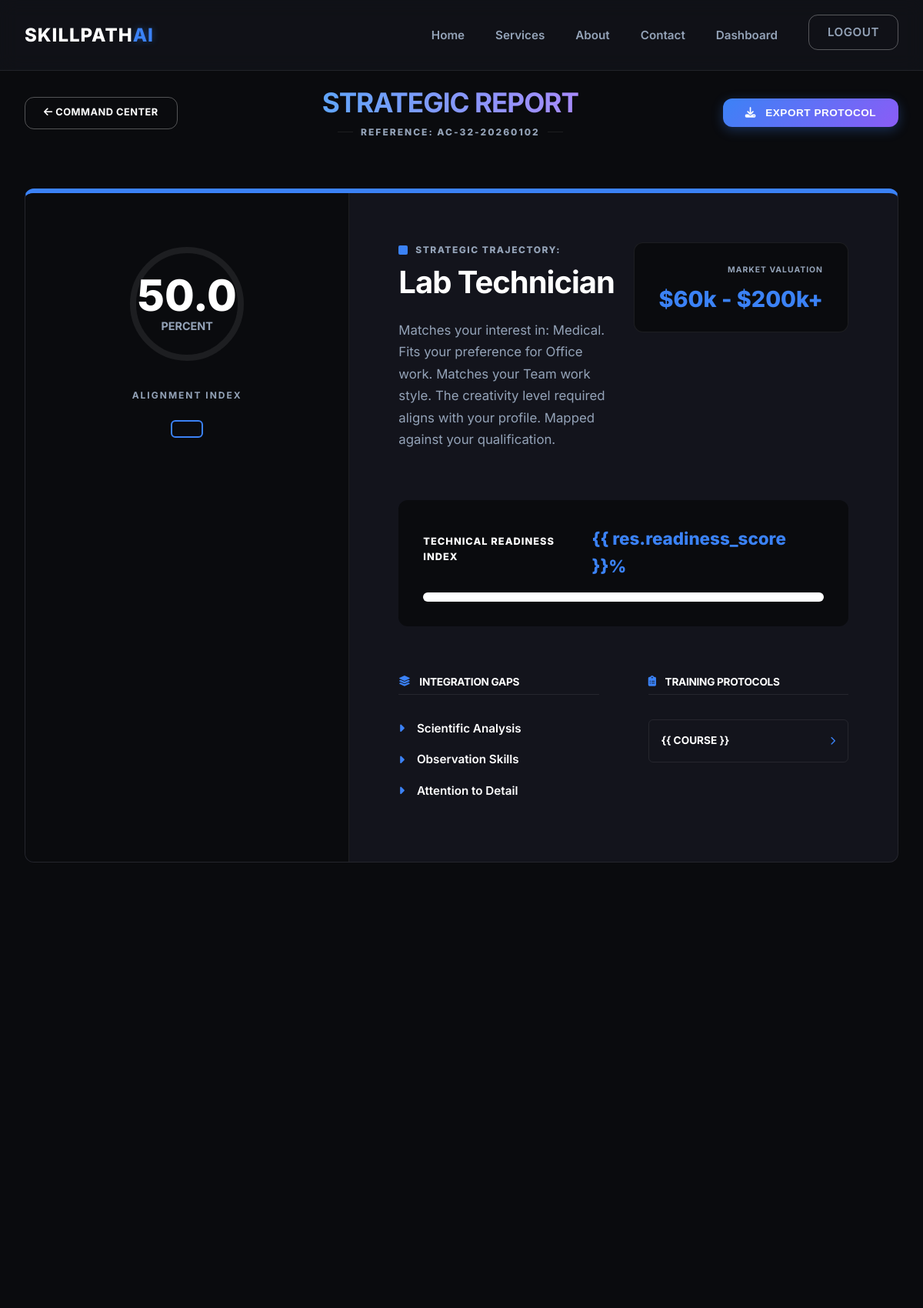
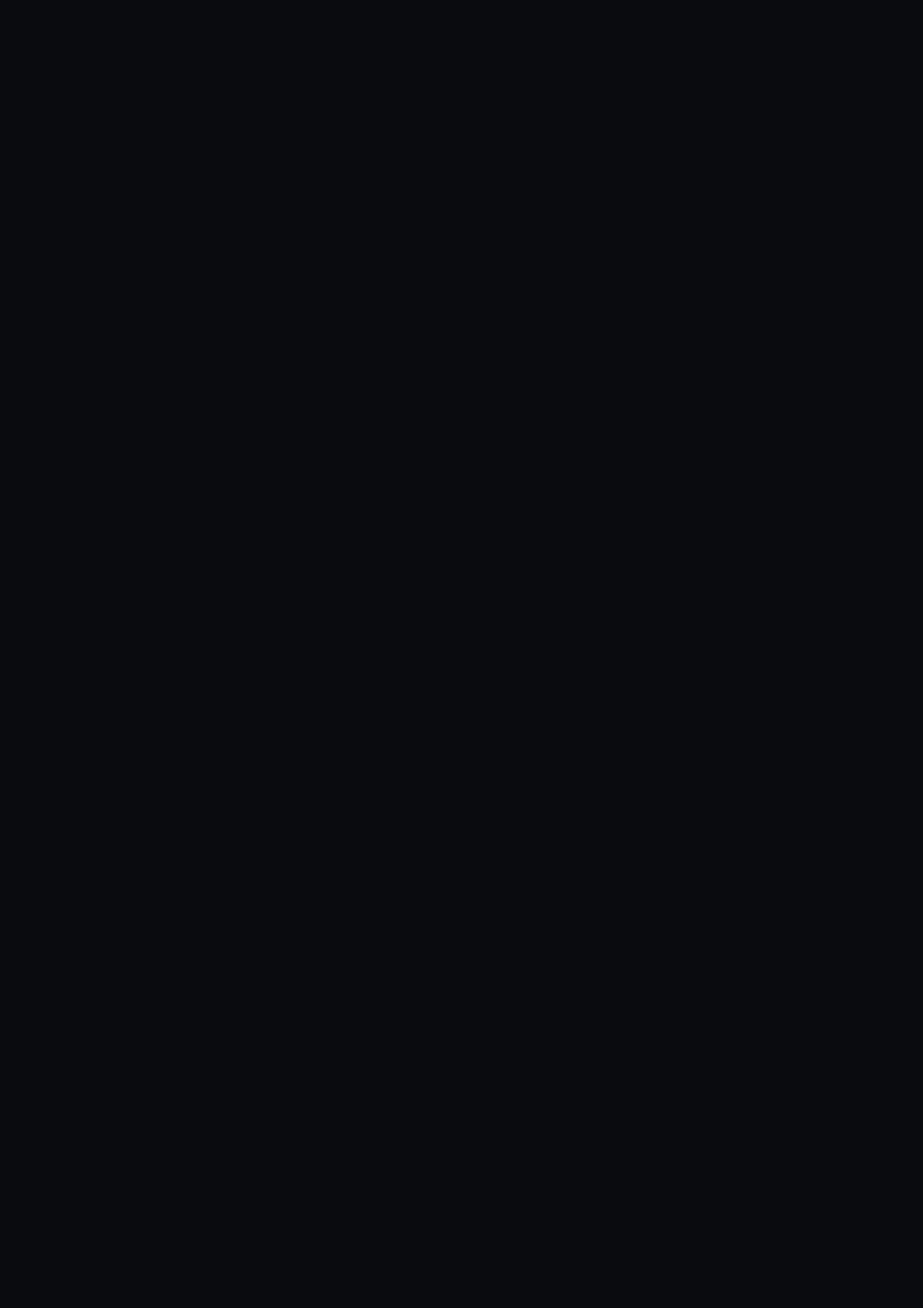
Page /result/32/ (signed in, upper part) on the committed database (2 pictures, top to bottom).
### recommender/models.py (models this page shows, shortened)
class UserRecommendation(models.Model):
    user = models.ForeignKey(User, on_delete=models.CASCADE, related_name='recommendations')
    selected_interests = models.ManyToManyField(Interest)
    selected_skills = models.ManyToManyField(Skill)
    education_level = models.CharField(max_length=100)
    preferred_work_type = models.CharField(max_length=50)
    recommended_careers = models.ManyToManyField(Career)
    results_json = models.TextField(blank=True, help_text="Stored scoring, reasoning and gap analysis")
    created_at = models.DateTimeField(auto_now_add=True)
    feedback_given = models.BooleanField(default=False)
    @property
    def results_data(self):
        if not self.results_json:
            return []
        try:
            data = json.loads(self.results_json)
            for item in data:
                if 'career_id' in item:
                    try:
                        item['career_id'] = int(item['career_id'])
                    except (ValueError, TypeError):
                        pass
            return data
        except:
            return []

class Career(models.Model):
    WORK_TYPE_CHOICES = [
        ('Office', 'Office'),
        ('Remote', 'Remote'),
        ('Field', 'Field'),
        ('Research', 'Research'),
    ]
    title = models.CharField(max_length=200, unique=True)
    description = models.TextField()
    interests = models.ManyToManyField(Interest, related_name='careers')
    skills = models.ManyToManyField(Skill, through='CareerSkillWeight', related_name='careers')
    future_scope = models.TextField()
    salary_range = models.CharField(max_length=100) # e.g., "$50,000 - $80,000"
    recommended_courses = models.TextField(help_text="Comma separated course names or links")
    work_type = models.CharField(max_length=50, choices=WORK_TYPE_CHOICES, default='Office')
    work_style = models.CharField(max_length=50, choices=[('Team', 'Team'), ('Solo', 'Solo')], default='Team')
    creativity_level = models.IntegerField(default=5) # scale 1-10
    leadership_interest = models.BooleanField(default=False)
    stress_tolerance = models.CharField(max_length=50, choices=[('Low', 'Low'), ('Medium', 'Medium'), ('High', 'High')], default='Medium')

### recommender/views.py (the view)
# urls.py: path('result/<int:pk>/', views.result_view, name='result'),
@login_required
def result_view(request, pk):
    recommendation = get_object_or_404(UserRecommendation, pk=pk, user=request.user)
    results = recommendation.results_data
    for res in results:
        career_obj = None
        cid = res.get('career_id')
        ctitle = res.get('career_title')
        if cid:
            career_obj = Career.objects.filter(id=cid).first()
        if not career_obj and ctitle:
            career_obj = Career.objects.filter(title=ctitle).first()
        res['career'] = career_obj
    return render(request, 'recommender/result.html', {
        'recommendation': recommendation,
        'results': results
    })

### templates/recommender/result.html (shortened to what this page needs)
{% extends 'recommender/base.html' %}
{% load static %}
{% block content %}
<div class="animate-fadeIn container">
    <div
        style="display: flex; justify-content: space-between; align-items: center; margin-bottom: var(--space-xl); padding-top: var(--space-lg); flex-wrap: wrap; gap: var(--space-md);">
        <a href="{% url 'dashboard' %}" class="btn btn-outline" style="padding: 0.6rem 1.5rem; font-size: 0.8rem;">
            <i class="fas fa-arrow-left"></i> Command Center
        </a>
        <div style="text-align: center;">
            <h1 style="margin: 0; font-size: 2.2rem; letter-spacing: -1px; margin-bottom: var(--space-xs);">STRATEGIC
                <span style="color: var(--primary-green);">REPORT</span>
            </h1>
            <div style="display: flex; align-items: center; justify-content: center; gap: 10px;">
                <div style="width: 20px; height: 1px; background: var(--border-gray);"></div>
                <p
                    style="font-weight: 800; color: var(--text-muted); font-size: 0.75rem; text-transform: uppercase; letter-spacing: 2px; margin: 0;">
                    REFERENCE: AC-{{ recommendation.pk }}-{{ recommendation.created_at|date:"Ymd" }}
                </p>
                <div style="width: 20px; height: 1px; background: var(--border-gray);"></div>
            </div>
        </div>
        <button class="btn btn-primary" onclick="window.print()" style="padding: 0.7rem 1.8rem;">
            <i class="fas fa-download" style="margin-right: 8px;"></i> Export Protocol
        </button>
    </div>
    <div style="display: grid; gap: var(--space-xl); margin-bottom: var(--space-xxl);">
        {% for res in results %}
        <div class="card" style="padding: 0; overflow: hidden; border-top: 6px solid var(--primary-green);">
            <div style="display: flex; flex-wrap: wrap;">
                <div
                    style="background: var(--bg-soft); padding: var(--space-xl); text-align: center; border-right: 1px solid var(--border-gray); min-width: 300px; flex: 1; position: relative;">
                    <div
                        style="width: 160px; height: 160px; margin: 0 auto var(--space-lg); position: relative; display: flex; align-items: center; justify-content: center;">
                        <svg style="width: 100%; height: 100%; transform: rotate(-90deg);">
                            <circle cx="80" cy="80" r="70" fill="none" stroke="var(--border-gray)" stroke-width="8" />
                            <circle cx="80" cy="80" r="70" fill="none" stroke="var(--primary-green)" stroke-width="8"
                                stroke-dasharray="440" stroke-dashoffset="{{ res.dash_offset }}" />
                        </svg>
                        <div style="position: absolute; text-align: center;">
                            <div style="font-size: 3.5rem; font-weight: 800; color: var(--text-dark); line-height: 1;">
                                {{ res.score }}</div>
                            <div
                                style="font-size: 0.9rem; font-weight: 700; color: var(--text-muted); text-transform: uppercase;">
                                Percent</div>
                        </div>
                    </div>
                    <h4
                        style="font-size: 0.75rem; letter-spacing: 2px; color: var(--text-muted); text-transform: uppercase; margin-bottom: var(--space-md);">
                        Alignment Index</h4>
                    <div class="chip"
                        style="background: var(--white); border: 2px solid var(--primary-green); padding: 0.6rem 1.2rem; font-size: 0.8rem; color: var(--primary-green);">
                    </div>
                    <div class="geo-accent diamond-shape"
                        style="bottom: -20px; left: -20px; background: var(--primary-green); opacity: 0.05;"></div>
                </div>
                <div style="padding: var(--space-xl); flex: 2; min-width: 350px;">
                    <div
                        style="display: flex; justify-content: space-between; align-items: flex-start; margin-bottom: var(--space-xl); flex-wrap: wrap; gap: var(--space-md);">
                        <div style="flex: 1;">
                            <div style="display: flex; align-items: center; gap: 10px; margin-bottom: var(--space-xs);">
                                <div
                                    style="width: 12px; height: 12px; background: var(--primary-green); border-radius: 2px;">
                                </div>
                                <span
                                    style="font-weight: 800; color: var(--text-muted); text-transform: uppercase; font-size: 0.75rem; letter-spacing: 1.5px;">Strategic
                                    Trajectory:</span>
                            </div>
                            <h2
                                style="font-size: 2.5rem; margin-bottom: var(--space-md); letter-spacing: -1px; margin-top: 0;">
                                {{ res.career_title }}</h2>
                            <p
                                style="font-size: 1.05rem; line-height: 1.7; max-width: 700px; color: var(--text-muted); margin: 0;">
                                {{ res.reasoning }}
                            </p>
                        </div>
                        <div
                            style="text-align: right; background: var(--bg-soft); padding: 1.2rem var(--space-lg); border-radius: var(--radius); border: 1px solid var(--border-gray); min-width: 180px;">
                            <span
                                style="font-weight: 700; color: var(--text-muted); text-transform: uppercase; font-size: 0.65rem; letter-spacing: 1px;">Market
                                Valuation</span>
                            <div
                                style="font-weight: 800; font-size: 1.8rem; color: var(--primary-green); margin-top: 0.3rem;">
                                {{ res.career.salary_range|default:"$95k - $165k" }}
                            </div>
                        </div>
                    </div>
                    <div
                        style="margin-bottom: var(--space-xl); background: var(--bg-soft); padding: var(--space-lg); border-radius: var(--radius);">
                        <div
                            style="display: flex; justify-content: space-between; margin-bottom: var(--space-sm); align-items: baseline;">
                            <span
                                style="font-weight: 800; font-size: 0.8rem; text-transform: uppercase; color: var(--text-dark); letter-spacing: 1px;">Technical
                                Readiness Index</span>
                            <span style="font-weight: 800; color: var(--primary-green); font-size: 1.4rem;">{{
                                res.readiness_score }}%</span>
                        </div>
                        <div
                            style="height: 12px; background: #fff; border-radius: 6px; overflow: hidden; border: 1px solid var(--border-gray);">
                        </div>
                    </div>
                    <div
                        style="display: grid; grid-template-columns: repeat(auto-fit, minmax(250px, 1fr)); gap: var(--space-xl);">
                        <div>
                            <h4
                                style="font-size: 0.85rem; margin-bottom: var(--space-lg); padding-bottom: var(--space-xs); border-bottom: 1px solid var(--border-gray); display: flex; align-items: center; gap: 12px; margin-top: 0;">
                                <i class="fas fa-layer-group" style="color: var(--primary-green);"></i> INTEGRATION GAPS
                            </h4>
                            <ul style="list-style: none; padding: 0; margin: 0;">
                                {% for gap in res.skill_gaps %}
                                <li
                                    style="margin-bottom: var(--space-sm); font-size: 0.95rem; display: flex; align-items: center; gap: var(--space-sm);">
                                    <i class="fas fa-caret-right" style="color: var(--primary-green);"></i>
                                    <span style="font-weight: 600;">{{ gap }}</span>
                                </li>
                                {% endfor %}
                            </ul>
                        </div>
                        <div>
                            <h4
                                style="font-size: 0.85rem; margin-bottom: var(--space-lg); padding-bottom: var(--space-xs); border-bottom: 1px solid var(--border-gray); display: flex; align-items: center; gap: 12px; margin-top: 0;">
                                <i class="fas fa-clipboard-list" style="color: var(--primary-green);"></i> TRAINING
                                PROTOCOLS
                            </h4>
                            <div style="display: grid; gap: var(--space-sm);">
                                {% for course in res.recommended_courses %}
                                <a href="{% url 'courses' %}"
                                    style="text-decoration: none; padding: 1rem; background: var(--white); border-radius: var(--radius-sm); border: 1px solid var(--border-gray); display: flex; justify-content: space-between; align-items: center; transition: all 0.3s ease;">
                                    <span
                                        style="font-weight: 700; font-size: 0.85rem; color: var(--text-dark); text-transform: uppercase;">{{
                                        course }}</span>
                                    <i class="fas fa-chevron-right"
                                        style="font-size: 0.7rem; color: var(--primary-green);"></i>
                                </a>
                                {% endfor %}
                            </div>
                        </div>
                    </div>
                </div>
            </div>
        </div>
        {% endfor %}
    </div>
</div>
{% endblock %}

### static/recommender/css/style.css (style rules this page uses)
:root { --bg-body: #0a0b0e; --bg-surface: #13141c; --bg-surface-hover: #1c1e2a; --bg-glass: rgba(19, 20, 28, 0.7); --text-main: #ffffff; --text-muted: #94a3b8; --text-dim: #64748b; --primary-blue: #3b82f6; --primary-purple: #8b5cf6; --accent-cyan: #06b6d4; --gradient-primary: linear-gradient(135deg, #3b82f6 0%, #8b5cf6 100%); --gradient-glow: linear-gradient(135deg, rgba(59, 130, 246, 0.5) 0%, rgba(139, 92, 246, 0.5) 100%); --gradient-text: linear-gradient(to right, #60a5fa, #a78bfa); --primary-green: #3b82f6; --dark-green: #1e40af; --bg-white: #13141c; --bg-soft: #0a0b0e; --text-dark: #ffffff; --border-gray: rgba(255, 255, 255, 0.08); --success: #10b981; --warning: #f59e0b; --error: #ef4444; --header-height: 80px; --radius-sm: 6px; --radius: 12px; --radius-lg: 24px; --space-xs: 0.5rem; --space-sm: 1rem; --space-md: 1.5rem; --space-lg: 2rem; --space-xl: 4rem; --space-xxl: 8rem; --shadow-sm: 0 4px 6px -1px rgba(0, 0, 0, 0.3); --shadow-medium: 0 10px 15px -3px rgba(0, 0, 0, 0.5); --shadow-glow: 0 0 20px rgba(59, 130, 246, 0.3); --backdrop-blur: blur(12px); --transition: all 0.3s cubic-bezier(0.4, 0, 0.2, 1); --font-heading: 'Inter', 'Plus Jakarta Sans', sans-serif; --font-body: 'Inter', sans-serif; }
* { margin: 0; padding: 0; box-sizing: border-box; }
body { background-color: var(--bg-body); color: var(--text-main); font-family: var(--font-body); line-height: 1.6; overflow-x: hidden; -webkit-font-smoothing: antialiased; }
h1, h2, h3, h4, h5, h6 { font-family: var(--font-heading); font-weight: 700; line-height: 1.2; color: var(--text-main); margin-bottom: 1.5rem; letter-spacing: -0.02em; }
h1 { font-size: 3.5rem; letter-spacing: -0.03em; background: var(--gradient-text); -webkit-background-clip: text; -webkit-text-fill-color: transparent; background-clip: text; display: inline-block; }
h2 { font-size: 2.5rem; }
p { margin-bottom: 1rem; color: var(--text-muted); }
.container { max-width: 1240px; margin: 0 auto; padding: 0 2rem; }
.btn { display: inline-block; padding: 0.9rem 2rem; border-radius: var(--radius); font-weight: 700; text-transform: uppercase; font-size: 0.85rem; letter-spacing: 0.5px; cursor: pointer; transition: var(--transition); text-decoration: none; border: none; position: relative; overflow: hidden; }
.btn-primary { background: var(--gradient-primary); color: var(--white); box-shadow: 0 4px 15px rgba(59, 130, 246, 0.3); }
.btn-outline { background-color: transparent; border: 1px solid rgba(255, 255, 255, 0.3); color: var(--text-main); }
.card { background: var(--bg-surface); border: 1px solid var(--border-gray); border-radius: var(--radius); padding: 2.5rem; box-shadow: 0 0 0 rgba(0, 0, 0, 0); transition: var(--transition); }
.chip { display: inline-block; background: var(--bg-soft); padding: 0.4rem 1rem; border-radius: var(--radius-sm); font-weight: 800; font-size: 0.7rem; color: var(--text-dark); border: 1px solid var(--border-gray); text-transform: uppercase; }
.geo-accent { position: absolute; z-index: -1; }
.diamond-shape { width: 100px; height: 100px; background: var(--accent-green); opacity: 0.2; transform: rotate(45deg); }
.animate-fadeIn { animation: fadeIn 0.8s ease forwards; }
.reveal-on-scroll { opacity: 0; transform: translateY(30px); transition: all 0.8s cubic-bezier(0.5, 0, 0, 1); }
.reveal-on-scroll.visible { opacity: 1; transform: translateY(0); }

### rows in the picture
UserRecommendation: pk "32", created_at "20260102"
Career: score "50.0", career_title "Lab Technician", reasoning "Matches your interest in: Medical. Fits your preference for Office work. Matches your Team work style. The creativity level required aligns with your profile. Mapped against your qualification.", career.salary_range "$60k - $200k+", skill_gaps "Scientific Analysis" "Observation Skills" "Attention to Detail"
